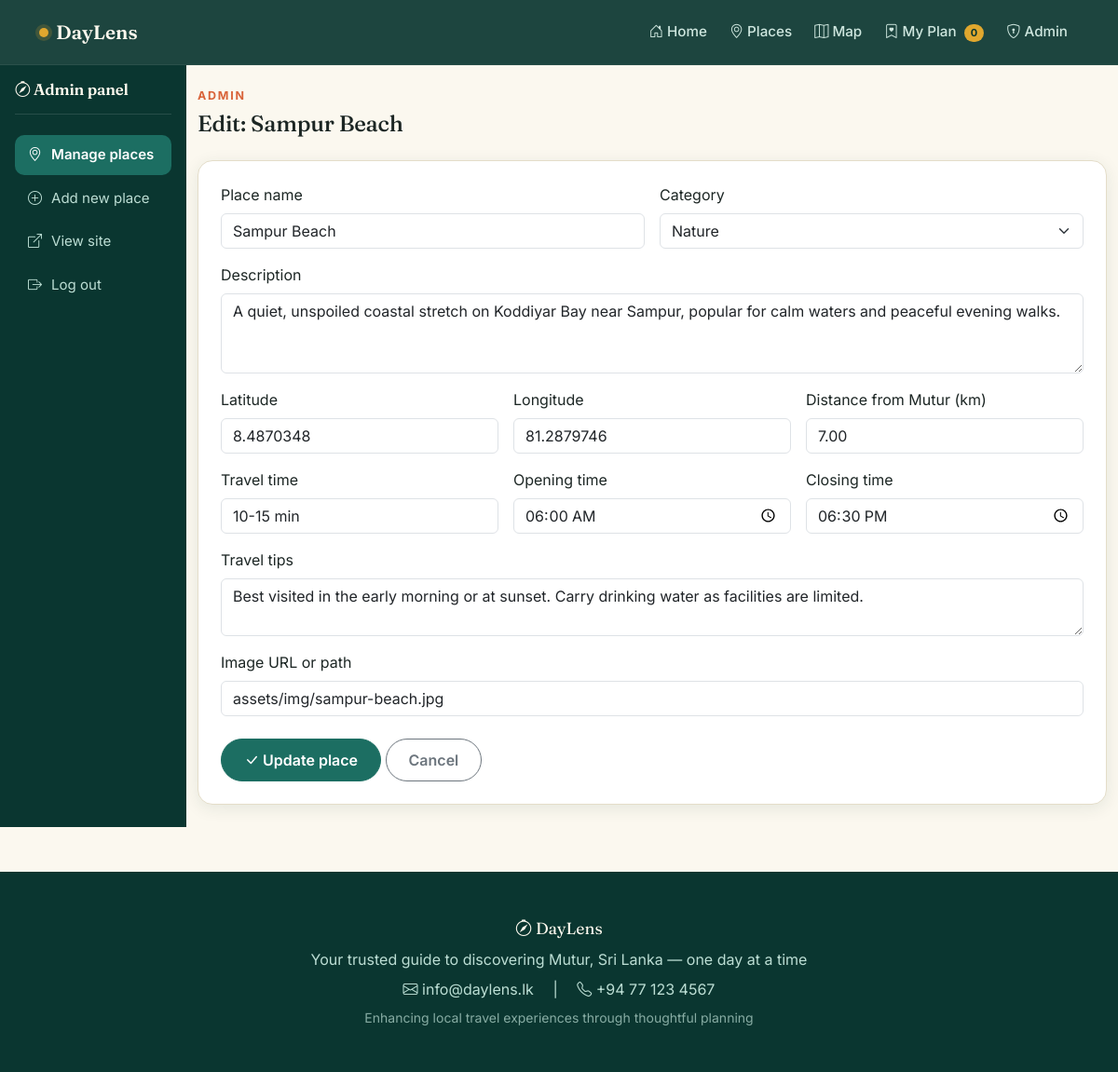
Screenshot of /admin/edit.php?id=1 (signed in) with the database file from the repository.
### tables this page shows
CREATE TABLE places (
    id INT AUTO_INCREMENT PRIMARY KEY,
    name VARCHAR(150) NOT NULL,
    category ENUM('religious','nature','heritage','cultural','entertainment') NOT NULL,
    description TEXT,
    latitude DECIMAL(10,7) NOT NULL,
    longitude DECIMAL(10,7) NOT NULL,
    distance_km DECIMAL(5,2) NOT NULL,
    travel_time VARCHAR(50),
    opening_time TIME DEFAULT '08:00:00',
    closing_time TIME DEFAULT '18:00:00',
    travel_tips TEXT,
    image_url VARCHAR(255),
    created_at TIMESTAMP DEFAULT CURRENT_TIMESTAMP,
    updated_at TIMESTAMP DEFAULT CURRENT_TIMESTAMP ON UPDATE CURRENT_TIMESTAMP
);

### admin/edit.php (the view, shortened to what this page needs)
<?php
require_once '../config/db.php';
$id = isset($_GET['id']) ? (int)$_GET['id'] : 0;
$stmt = $conn->prepare("SELECT * FROM places WHERE id = ?");
$stmt->bind_param('i', $id);
$stmt->execute();
$place = $stmt->get_result()->fetch_assoc();
include '../includes/header.php';
?>
<div class="container-fluid">
  <div class="row">
    <div class="col-md-2 admin-sidebar p-3">
      <h2 class="admin-brand"><i class="bi bi-compass"></i> Admin panel</h2>
      <a href="dashboard.php" class="active"><i class="bi bi-geo-alt"></i> Manage places</a>
      <a href="add.php"><i class="bi bi-plus-circle"></i> Add new place</a>
      <a href="../index.php"><i class="bi bi-box-arrow-up-right"></i> View site</a>
      <a href="logout.php"><i class="bi bi-box-arrow-right"></i> Log out</a>
    </div>
    <div class="col-md-10 py-4">
      <span class="section-eyebrow">Admin</span>
      <h1 class="h4 section-title mb-4">Edit: <?php echo htmlspecialchars($place['name']); ?></h1>
      <form method="post" class="admin-card p-4">
        <div class="row g-3">
          <div class="col-md-6">
            <label class="form-label">Place name</label>
            <input type="text" name="name" class="form-control" value="<?php echo htmlspecialchars($place['name']); ?>" required>
          </div>
          <div class="col-md-6">
            <label class="form-label">Category</label>
            <select name="category" class="form-select" required>
              <?php foreach (['religious','nature','heritage','cultural','entertainment'] as $cat): ?>
                <option value="<?php echo $cat; ?>" <?php echo $place['category'] === $cat ? 'selected' : ''; ?>><?php echo ucfirst($cat); ?></option>
              <?php endforeach; ?>
            </select>
          </div>
          <div class="col-12">
            <label class="form-label">Description</label>
            <textarea name="description" class="form-control" rows="3"><?php echo htmlspecialchars($place['description']); ?></textarea>
          </div>
          <div class="col-md-4">
            <label class="form-label">Latitude</label>
            <input type="text" name="latitude" class="form-control" value="<?php echo $place['latitude']; ?>" required>
          </div>
          <div class="col-md-4">
            <label class="form-label">Longitude</label>
            <input type="text" name="longitude" class="form-control" value="<?php echo $place['longitude']; ?>" required>
          </div>
          <div class="col-md-4">
            <label class="form-label">Distance from Mutur (km)</label>
            <input type="number" step="0.01" name="distance_km" class="form-control" value="<?php echo $place['distance_km']; ?>" required>
          </div>
          <div class="col-md-4">
            <label class="form-label">Travel time</label>
            <input type="text" name="travel_time" class="form-control" value="<?php echo htmlspecialchars($place['travel_time']); ?>">
          </div>
          <div class="col-md-4">
            <label class="form-label">Opening time</label>
            <input type="time" name="opening_time" class="form-control" value="<?php echo substr($place['opening_time'],0,5); ?>">
          </div>
          <div class="col-md-4">
            <label class="form-label">Closing time</label>
            <input type="time" name="closing_time" class="form-control" value="<?php echo substr($place['closing_time'],0,5); ?>">
          </div>
          <div class="col-12">
            <label class="form-label">Travel tips</label>
            <textarea name="travel_tips" class="form-control" rows="2"><?php echo htmlspecialchars($place['travel_tips']); ?></textarea>
          </div>
          <div class="col-12">
            <label class="form-label">Image URL or path</label>
            <input type="text" name="image_url" class="form-control" value="<?php echo htmlspecialchars($place['image_url']); ?>">
          </div>
        </div>
        <button type="submit" class="btn btn-brand mt-4"><i class="bi bi-check-lg me-1"></i>Update place</button>
        <a href="dashboard.php" class="btn btn-outline-secondary mt-4">Cancel</a>
      </form>
    </div>
  </div>
</div>
<?php include '../includes/footer.php'; ?>

### assets/css/style.css (style rules this page uses)
:root { --ocean-900: #0a3630; --ocean-800: #0e453d; --ocean-700: #135549; --lagoon-600: #1c6e62; --lagoon-500: #26897a; --sand-100: #f7f1de; --sand-50: #fbf8ef; --marigold-500: #e0a72e; --marigold-600: #c48c1c; --coral-500: #d9643a; --coral-600: #b94f2a; --ink-900: #1c2624; --ink-600: #4d5652; --ink-400: #7c847f; --line: #e4ddc9; --shadow-soft: 0 4px 18px rgba(10, 54, 48, 0.09); --shadow-lift: 0 14px 32px rgba(10, 54, 48, 0.16); --radius-card: 16px; --radius-pill: 999px; }
* { scroll-behavior: smooth; }
body { background-color: var(--sand-50); font-family: 'Inter', -apple-system, "Segoe UI", Roboto, Arial, sans-serif; color: var(--ink-900); -webkit-font-smoothing: antialiased; }
h1, h2, h3, .display-font { font-family: 'Fraunces', 'Georgia', serif; font-weight: 600; letter-spacing: -0.01em; }
.btn { border-radius: var(--radius-pill); font-weight: 600; padding: 10px 24px; transition: transform 0.18s ease, box-shadow 0.18s ease, background-color 0.18s ease; }
.btn-brand { background-color: var(--lagoon-600); border-color: var(--lagoon-600); color: #fff; }
.btn-outline-secondary, .btn-outline-danger { transition: all 0.18s ease; }
.section-eyebrow { color: var(--coral-500); font-size: 0.78rem; letter-spacing: 0.14em; text-transform: uppercase; font-weight: 700; margin-bottom: 6px; display: block; }
.section-title { margin-bottom: 6px; }
.admin-sidebar { background-color: var(--ocean-900); min-height: 100vh; color: #fff; padding-top: 24px; }
.admin-sidebar .admin-brand { font-family: 'Fraunces', serif; color: #fdf9ee; font-size: 1.05rem; margin-bottom: 22px; padding-bottom: 16px; border-bottom: 1px solid rgba(255,255,255,0.12); }
.admin-sidebar a { color: #bcded4; text-decoration: none; display: flex; align-items: center; gap: 10px; padding: 10px 14px; border-radius: 10px; margin-bottom: 4px; transition: background 0.18s ease, color 0.18s ease; font-size: 0.94rem; }
.admin-sidebar a.active { background: var(--lagoon-600); color: #fff; font-weight: 600; }
.admin-card { background: #fff; border: 1px solid var(--line); border-radius: var(--radius-card); box-shadow: var(--shadow-soft); }

### rows the page displays
places: name "Sampur Beach", category "Nature", description "A quiet, unspoiled coastal stretch on Koddiyar Bay near Sampur, popular for calm waters and peaceful evening walks.", latitude "8.4870348", longitude "81.2879746", distance_km "7.00", travel_time "10-15 min", opening_time "06:00", closing_time "18:30", travel_tips "Best visited in the early morning or at sunset. Carry drinking water as facilities are limited.", image_url "assets/img/sampur-beach.jpg"
